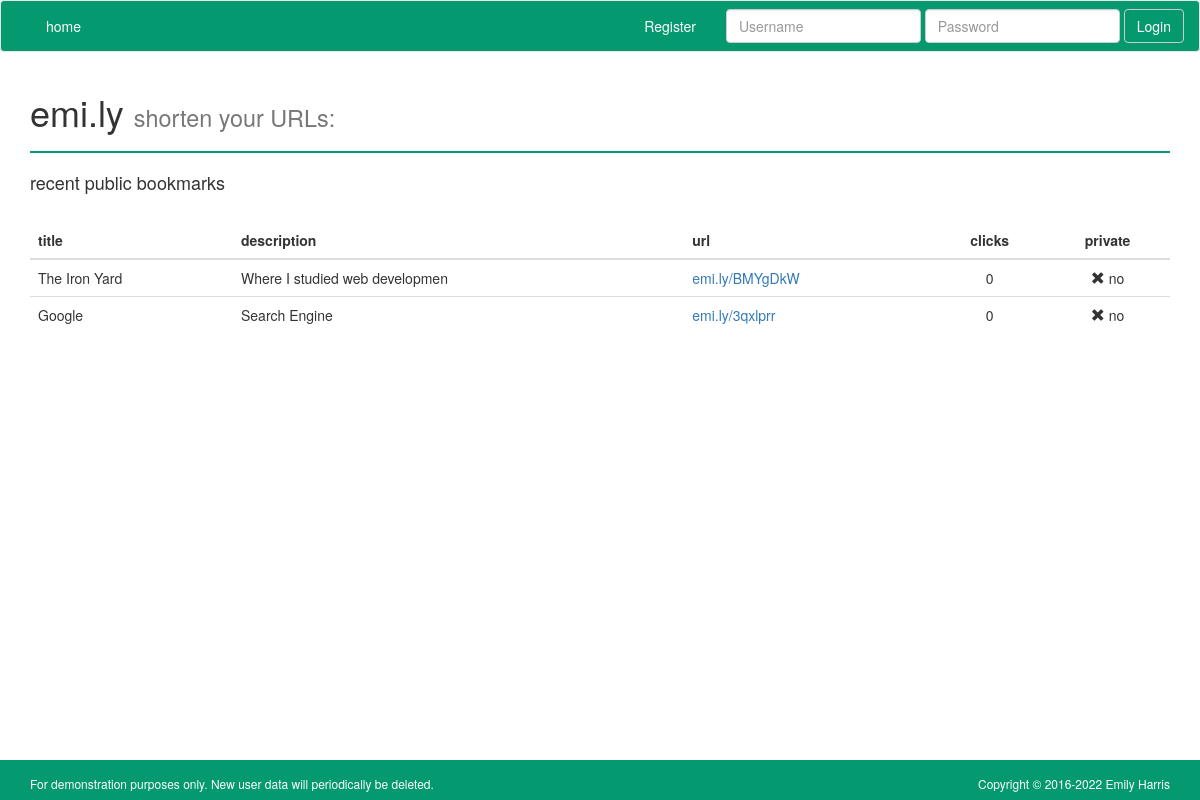
The app's page /, older data.
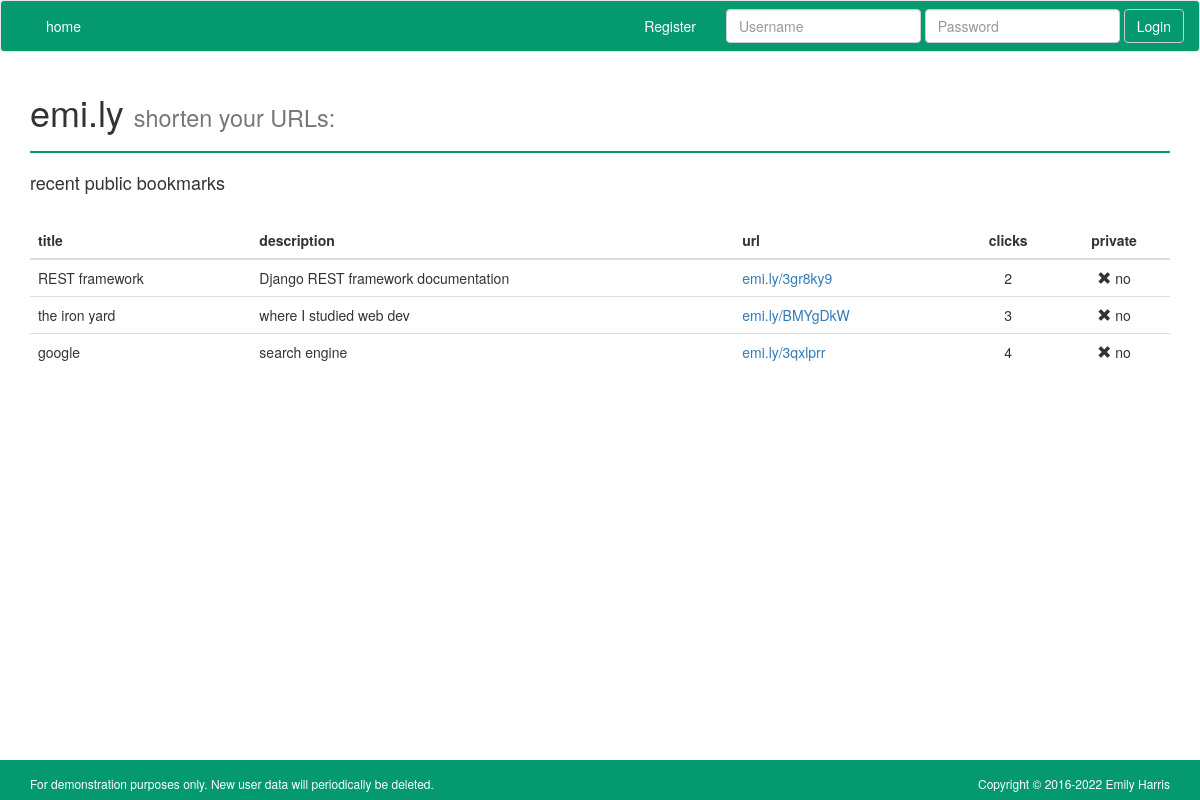
The same page, newer data.
### short_url_app/models.py (models this page shows)
class Bookmark(models.Model):
    user = models.ForeignKey(User, on_delete=models.PROTECT)
    url = models.URLField()
    title = models.CharField(max_length=20, default="")
    description = models.CharField(max_length=50, blank=True)
    created = models.DateTimeField(auto_now_add=True)
    hashid = models.CharField(max_length=50)
    click_count = models.IntegerField(default=0)
    private = models.BooleanField(default=False)
    class Meta:
        ordering = ['-created']

### short_url_app/views.py (the view)
# urls.py: url(r'^$', IndexView.as_view(), name='index_view'),
class IndexView(ListView):
    template_name = "index.html"
    model = Bookmark
    def get_queryset(self):
        return Bookmark.objects.filter(private=False)

### templates/index.html (shortened to what this page needs)
{% extends "base.html" %}
{% block content %}
<h4>recent public bookmarks</h4>
    <br>
    <div class="table-responsive">
    <table class="table">
    <thead>
      <tr>
        <th>title</th>
        <th>description</th>
        <th>url</th>
        <th class='table-centered'>clicks</th>
        <th class='table-centered'>private</th>
      </tr>
    </thead>
    <tbody>
    {% for bookmark in object_list %}
            <tr>
            <td>{{ bookmark.title }}</td>
            <td>{{ bookmark.description }}</td>
            <td><a href="{% url 'redirect_view' bookmark.hashid %}">emi.ly/{{ bookmark.hashid }}</a></td>
            <td class='table-centered'>{{ bookmark.click_count }}</td>
              {% if bookmark.private == True %}
              <td class='table-centered'><i class=' glyphicon glyphicon-ok'></i> yes</td>
              {% else %}
              <td class='table-centered'><i class=' glyphicon glyphicon-remove'></i> no</td>
              {% endif %}
            </tr>
    {% endfor %}
    </tbody>
    </table>
    </div>
{% endblock %}

Row changes from the older to the newer data that the page shows:
added Bookmark: title "REST framework", description "Django REST framework documentation", hashid "3gr8ky9", click_count "2", private False (drawn)
changed Bookmark "BMYgDkW": title "The Iron Yard" → "the iron yard"; description "Where I studied web developmen" → "where I studied web dev"; click_count "0" → "3"
changed Bookmark "3qxlprr": title "Google" → "google"; description "Search Engine" → "search engine"; click_count "0" → "4"
